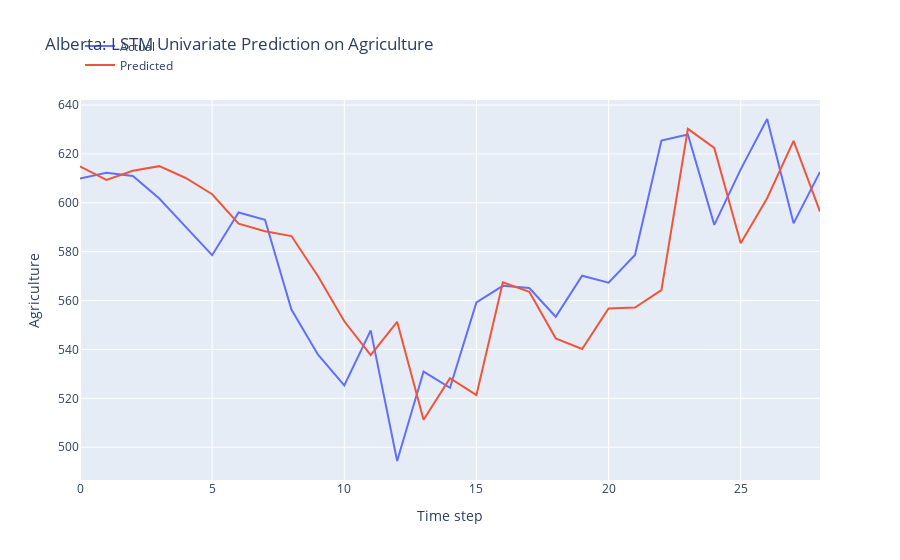

Notebook source saved alongside this figure:
### Markdown cell above
LSTM Model Development

### Code cell
n_features = 1
X_train = X_train.reshape(X_train.shape[0], X_train.shape[1], n_features)

# define model
model = Sequential()
model.add(LSTM(50, activation='relu', input_shape=(n_steps, n_features)))
model.add(Dense(1))

# model = Sequential()
# model.add(LSTM(100, activation='relu', input_shape=(n_steps, n_features), kernel_regularizer=L2(0.001), return_sequences=True))
# model.add(LSTM(50, activation='relu', kernel_regularizer=L2(0.01)))
# model.add(Dense(1))

def r_squared(y_true, y_pred):
    SS_res =  K.sum(K.square(y_true - y_pred)) 
    SS_tot = K.sum(K.square(y_true - K.mean(y_true))) 
    return ( 1 - SS_res/(SS_tot + K.epsilon()) )

# Compile the model
model.compile(optimizer='adam', 
              loss='mse',
              metrics=[r_squared])

early_stopping = EarlyStopping(monitor='loss', patience=5, restore_best_weights=True)

# fit model
history = model.fit(X_train, y_train, 
          epochs = 20,
          batch_size = 32,
          verbose = 0,
          callbacks=[early_stopping])

# Obtain the MSE and R-squared from the last epoch
last_epoch_mse = history.history['loss'][-1]
last_epoch_r_squared = history.history['r_squared'][-1]

# Print the MSE and R-squared
print("Mean Squared Error (MSE) from the last epoch:", last_epoch_mse)
print("R-squared from the last epoch:", last_epoch_r_squared)

# plot loss and r2 score
plt.figure(figsize=(10, 6))

# Plot train loss
plt.plot(history.history['loss'], label='Train Loss')

# Plot train R-squared score
plt.plot(history.history['r_squared'], label='Train R2')

plt.title('Model Training Loss and R-squared Score')
plt.xlabel('Epochs')
plt.ylabel('Value')
plt.legend()
plt.grid(True)
plt.show()

# Evaluate the model
loss = model.evaluate(X_test, y_test)
print("MSE and R_squared:", loss)

# make prediction on test data
X_test = X_test.reshape(X_test.shape[0], X_test.shape[1], n_features)
y_pred = model.predict(X_test)

# Print the first 5 predictions and actual values
print("Predictions:")
flattened_predictions = [pred[0] for pred in y_pred[:10]]
print(flattened_predictions)
# print(y_pred[:10].tolist())
print("Actual values:")
rounded_actual_values = [round(value, len(str(prediction).split('.')[1])) for value, prediction in zip(y_test[:10], flattened_predictions)]
print(rounded_actual_values)

# plot the actual and predicted values for test data
trace1 = go.Scatter(x=np.arange(len(y_test)), y=y_test.flatten(), mode='lines', name='Actual')
trace2 = go.Scatter(x=np.arange(len(y_pred)), y=y_pred.flatten(), mode='lines', name='Predicted')

# Create layout
layout = go.Layout(
    title='Alberta: LSTM Univariate Prediction on Agriculture',
    xaxis=dict(title='Time step'),
    yaxis=dict(title='Agriculture'),
    legend=dict(x=0, y=1.18)
)

# Create figure
fig = go.Figure(data=[trace1, trace2], layout=layout)

# Show plot
fig.show()

### Figure 1 — Plotly figure (JSON) as saved in the notebook; plotly's stock layout.template omitted (floating-point values rounded to 4 significant figures)
{"data": [{"mode": "lines", "name": "Actual", "type": "scatter", "x": [0, 1, 2, 3, 4, 5, 6, 7, 8, 9, 10, 11, 12, 13, 14, 15, 16, 17, 18, 19, 20, 21, 22, 23, 24, 25, 26, 27, 28], "y": [609.9, 612.3, 610.9, 601.7, 590.2, 578.6, 596.1, 593.1, 556.3, 537.9, 525.3, 547.8, 494.4, 531.0, 524.3, 559.2, 566.0, 565.1, 553.4, 570.1, 567.3, 578.7, 625.5, 627.9, 591.0, 613.7, 634.3, 591.6, 612.7]}, {"mode": "lines", "name": "Predicted", "type": "scatter", "x": [0, 1, 2, 3, 4, 5, 6, 7, 8, 9, 10, 11, 12, 13, 14, 15, 16, 17, 18, 19, 20, 21, 22, 23, 24, 25, 26, 27, 28], "y": [614.9, 609.4, 613.1, 615.0, 610.2, 603.5, 591.5, 588.4, 586.4, 570.1, 551.5, 537.7, 551.3, 511.3, 528.2, 521.4, 567.5, 563.6, 544.5, 540.2, 556.8, 557.2, 564.3, 630.2, 622.4, 583.4, 601.9, 625.4, 596.4]}], "layout": {"legend": {"x": 0, "y": 1.18}, "title": {"text": "Alberta: LSTM Univariate Prediction on Agriculture"}, "xaxis": {"title": {"text": "Time step"}}, "yaxis": {"title": {"text": "Agriculture"}}}}
